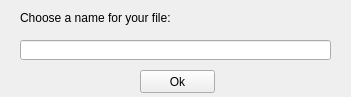
<?xml version="1.0" encoding="UTF-8"?>
<ui version="4.0">
 <class>Form</class>
 <widget class="QWidget" name="Form">
  <property name="geometry">
   <rect>
    <x>0</x>
    <y>0</y>
    <width>351</width>
    <height>97</height>
   </rect>
  </property>
  <property name="windowTitle">
   <string>Form</string>
  </property>
  <widget class="QLineEdit" name="lineEdit">
   <property name="geometry">
    <rect>
     <x>20</x>
     <y>40</y>
     <width>311</width>
     <height>20</height>
    </rect>
   </property>
  </widget>
  <widget class="QLabel" name="label">
   <property name="geometry">
    <rect>
     <x>20</x>
     <y>10</y>
     <width>161</width>
     <height>16</height>
    </rect>
   </property>
   <property name="text">
    <string>Choose a name for your file:</string>
   </property>
  </widget>
  <widget class="QPushButton" name="pushButton">
   <property name="geometry">
    <rect>
     <x>140</x>
     <y>70</y>
     <width>75</width>
     <height>23</height>
    </rect>
   </property>
   <property name="text">
    <string>Ok</string>
   </property>
  </widget>
 </widget>
 <resources/>
 <connections/>
</ui>
